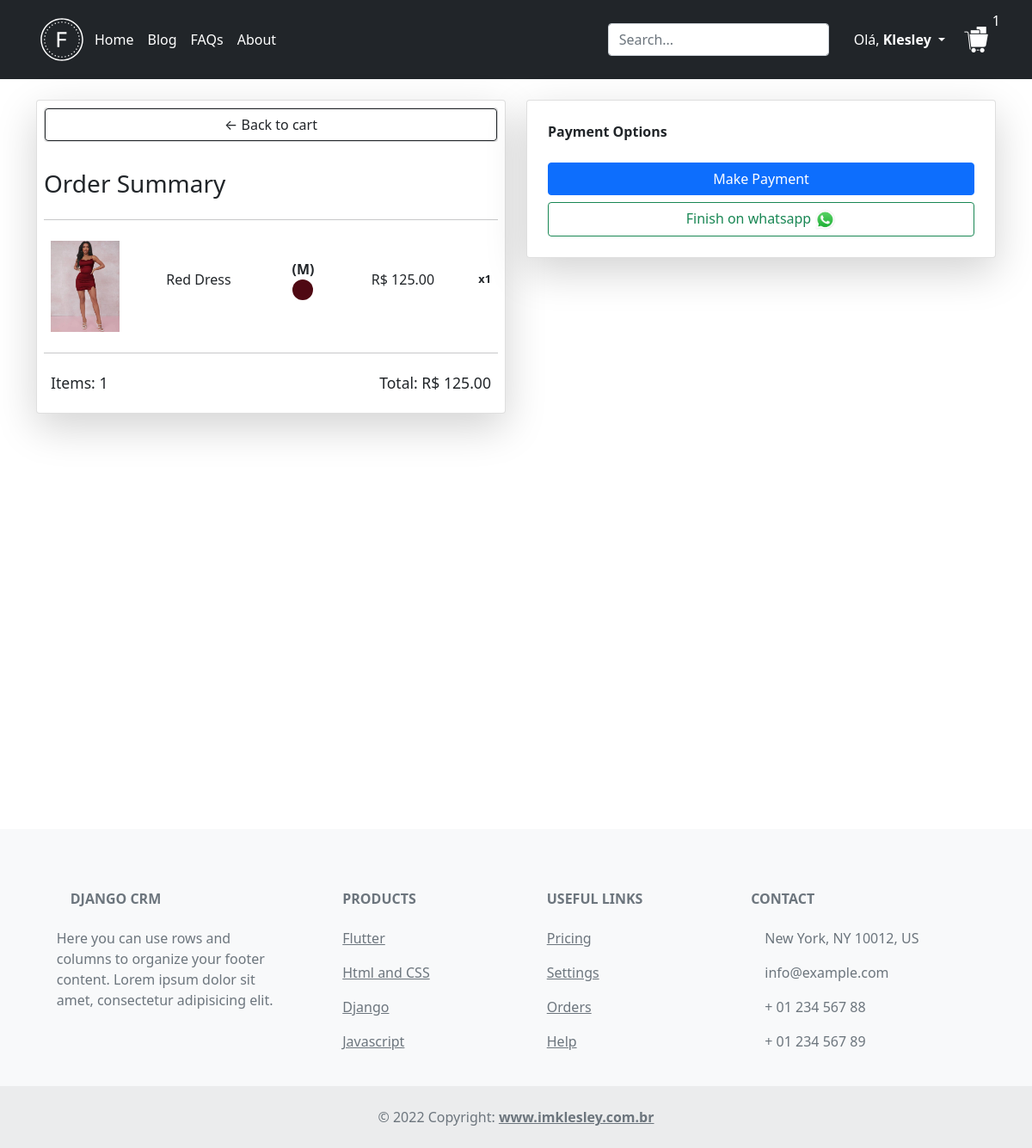
/checkout/ (signed in), run on an earlier commit of the app's database.
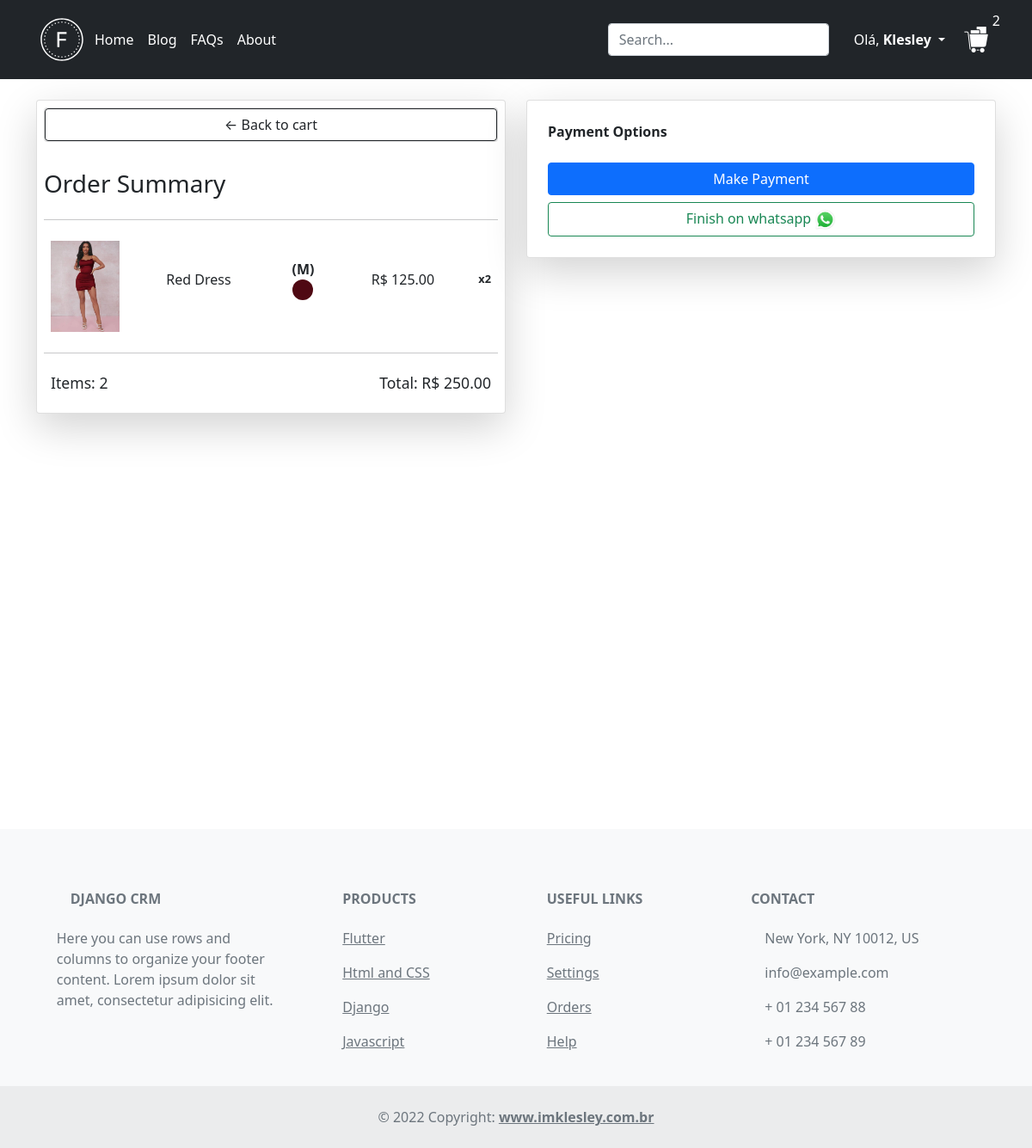
And on a later commit of the database.
### store/models.py (models this page shows, shortened)
class Order(models.Model):
    PROCESSING_PAYMENT = 'PP'
    SEPARATING_PRODUCTS = 'SP'
    OUT_FOR_DELIVERY = 'OFD'
    PRODUCTS_DELIVERED = 'PD'
    STATUS = ((PROCESSING_PAYMENT, 'Processing Payment'), (SEPARATING_PRODUCTS, 'Separating Products'),
              (OUT_FOR_DELIVERY, 'Out For Delivery'), (PRODUCTS_DELIVERED, 'Products Delivered'))
    customer = models.ForeignKey(Customer, null=True, blank=False, on_delete=models.SET_NULL)
    date_ordered = models.DateTimeField(auto_now_add=True)
    on_cart = models.BooleanField(default=True)
    status = models.CharField(max_length=100, choices=STATUS, blank=True)
    @property
    def total_price(self):
        order_items = self.orderitem_set.filter(order_id=self.id)
        total = 0
        for item in order_items:
            total += item.price * item.quantity
        return total
    @property
    def quantity_items(self):
        order_items = OrderItem.objects.filter(order_id=self.id)
        quantity = 0
        for item in order_items:
            quantity += item.quantity
        return quantity

class OrderItem(models.Model):
    order = models.ForeignKey(Order, null=True, blank=False, on_delete=models.CASCADE)
    product = models.ForeignKey(Product, null=True, blank=False, on_delete=models.CASCADE)
    size = models.ForeignKey(Size, null=True, blank=False, on_delete=models.CASCADE)
    color = models.ForeignKey(Color, null=True, blank=True, on_delete=models.CASCADE)
    price = models.DecimalField(max_digits=7, decimal_places=2, null=False, blank=False)
    quantity = models.IntegerField(default=0, null=False, blank=False)
    date_added = models.DateTimeField(auto_now_add=True)

class Product(models.Model):
    name = models.CharField(max_length=200, null=False, blank=False)
    old_price = models.DecimalField(max_digits=7, decimal_places=2, null=False, blank=False)
    price = models.DecimalField(max_digits=7, decimal_places=2, null=False, blank=False)
    description = models.TextField(null=False, blank=True)
    visible = models.BooleanField(default=True, null=False, blank=False)
    category = models.ForeignKey(Category, null=False, blank=False, on_delete=models.CASCADE)
    gallery = models.OneToOneField(Gallery, on_delete=models.CASCADE)
    size_table = models.OneToOneField(SizeTable, null=False, blank=False, on_delete=models.CASCADE)

class Gallery(models.Model):
    name = models.CharField(max_length=200, null=False, blank=False)
    date_created = models.DateTimeField(auto_now_add=True)
    @property
    def cover(self):
        product_image = ProductImage.objects.filter(gallery_id=self.id).first()
        return product_image

class ProductImage(models.Model):
    image = models.ImageField(upload_to=upload_location, null=False, blank=False)
    about = models.CharField(max_length=200, null=True, blank=False)
    gallery = models.ForeignKey(Gallery, on_delete=models.CASCADE, null=True)

class Size(models.Model):
    name = models.CharField(max_length=200, null=True, blank=False)
    size_table = models.ForeignKey(SizeTable, null=False, blank=False, on_delete=models.CASCADE)
    color_table = models.ForeignKey(ColorTable, null=True, blank=True, on_delete=models.CASCADE)
    date_created = models.DateTimeField(auto_now_add=True)

class Color(models.Model):
    name = models.CharField(max_length=200, null=False, blank=False)
    hex_color = models.CharField(max_length=7, null=True, blank=True)
    quantity = models.IntegerField(null=False, blank=False)
    color_table = models.ForeignKey(ColorTable, null=True, blank=True, on_delete=models.CASCADE)
    date_created = models.DateTimeField(auto_now_add=True)

### store/views.py (the view)
# urls.py: path('checkout/', checkout, name='checkout'),
def checkout(request):
    context = {}
    context['order'] = cart_data(request)
    return render(request, 'store/checkout.html', context)

### store/utils.py (called while the page is built)
def cart_data(request):
    user = request.user
    if user.is_authenticated:
        customer = user.customer
        order, created = Order.objects.get_or_create(
            customer=customer, on_cart=True)
    else:
        order = cookie_cart(request=request)
    return order

### store/templates/store/checkout.html (shortened to what this page needs)
{% extends 'base.html' %}
{% load static %}
{% block content %}
    <div class="row justify-content-between">
        <div class="col-lg-6 ">
            <div class="card shadow-lg p-2 mb-4">
                <div class="card mb-2">
                    <button onclick="history.back()" class="btn btn-outline-dark"><span>&#8592;</span> Back to cart
                    </button>
                </div>
                <br>
                <h3>Order Summary</h3>
                <hr>
                {% for item in order.orderitem_set.all %}
                    <div class="d-flex align-items-center justify-content-between p-2">
                        <img src="{{ item.product.gallery.cover.image.url }}"
                             alt="{{ item.product.gallery.cover.about }}" width="80em">
                        <p style="padding-left: 1em; width: 7em; text-overflow: ellipsis; ">{{ item.product.name }}
                        <div class="row m-0">
                            <div class="col pb-3 align-items-center justify-content-center">
                                <strong>({{ item.size.name }})</strong>
                                <div class="rounded-circle"
                                     style="height: 1.5em;width:1.5em; background:  {{ item.color.hex_color }}"></div>
                            </div>
                        </div>
                        <p style="padding-left: 1em">R$ {{ item.product.price }}</p>
                        <p style="padding-left: 1em; font-weight: bold; font-size: 0.8rem">x{{ item.quantity }}</p>
                    </div>
                    <hr>
                {% endfor %}
                <div class="d-flex justify-content-between p-2">
                    <h5 style="font-size: 1.1rem">Items: {{ order.quantity_items }}</h5>
                    <h5 style="font-size: 1.1rem">Total: R$ {{ order.total_price }}</h5>
                </div>
            </div>
        </div>
        <div class="col-lg-6">
            <div id="payment-data" class="card shadow-lg p-4 hidden">
                <strong>Payment Options</strong>
                <br>
                <button id="make-payment" type="button" class="btn btn-primary mb-2">{% if request.user.is_authenticated %}Make Payment{%else%}<strong>Sign In</strong> to make the payment{% endif %}</button>
                <button id="continue-on-whatsapp" type="button" class="btn btn-outline-success">Finish on whatsapp <img
                        src="{% static 'base/images/icons/checkout/whatsapp.webp' %}" height="25em" alt=""></button>
            </div>
        </div>
    </div>
{% endblock %}

### store/templates/store/snippets/navbar.html (shortened to what this page needs)
{% load static %}
<header class="p-3 bg-dark text-white">
    <div class="container">
        <div class="d-flex flex-wrap align-items-center justify-content-center">
            <a href="{% url 'store:home' %}" title="Facilita Aí!"
               class="d-flex align-items-center mb-2 mb-lg-0 text-white text-decoration-none">
                <img src="{% static 'base/images/icons/logo/logo.svg' %}" alt="Logo Facilita Aí!" height="60">
            </a>
            <ul class="nav col-12 col-lg-auto me-lg-auto mb-2 justify-content-center mb-md-0">
                <li><a href="{% url 'store:home' %}" class="nav-link px-2 text-white">Home</a></li>
                <li><a href="#" class="nav-link px-2 text-white">Blog</a></li>
                <li><a href="#" class="nav-link px-2 text-white">FAQs</a></li>
                <li><a href="#" class="nav-link px-2 text-white">About</a></li>
            </ul>
            <form class="col-12 col-lg-auto mb-3 mb-lg-0 me-lg-3">
                <input type="search" class="form-control form-control-dark" placeholder="Search..." aria-label="Search">
            </form>
            <div class="text-end">
                {% if request.user.is_authenticated %}
                    <div class="dropdown">
                        <button class="btn dropdown-toggle light" type="button" id="dropdownMenuButton" data-toggle="dropdown" aria-haspopup="true" aria-expanded="false" style="color:white">
                            Olá, <strong>{{ request.user.customer.name.split.0 }}</strong>
                        </button>
                    </div>
                {% else %}
                    <button type="button" class="btn btn-outline-light me-2">Login</button>
                    <button type="button" class="btn btn-primary">Sign-up</button>
                {% endif %}
            </div>
            <div>
                <a class="p-2" href="{% url 'store:cart' %}" title="Your Shopping Cart" style="position: relative">
                    <img src="{% static 'base/images/icons/shopping_cart.png' %}" height="30" alt="Shopping Cart">
                    <p id="quantity_of_items" style="position: absolute;top: -0.8em;right:
                            {% if order.quantity_items <= 9 %}
                                -.3em
                            {% elif order.quantity_items <= 99 %}
                                -.8em
                            {% endif %};
                            color: white; font-weight: normal; ">
                        {{ order.quantity_items }}</p>
                </a>
            </div>
        </div>
    </div>
</header>
<br>

What changed in the data, as far as the page shows it:
changed through a linked row, Order: quantity_items "1" → "2"; total_price "125.00" → "250.00"
changed OrderItem "Red Dress": quantity "1" → "2"
